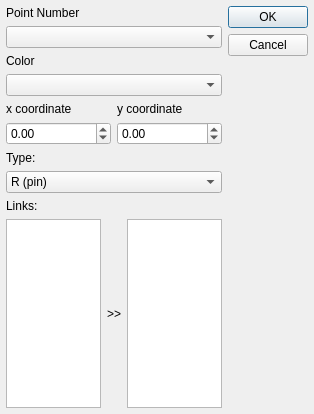
<?xml version="1.0" encoding="UTF-8"?>
<ui version="4.0">
 <class>Dialog</class>
 <widget class="QDialog" name="Dialog">
  <property name="geometry">
   <rect>
    <x>0</x>
    <y>0</y>
    <width>314</width>
    <height>414</height>
   </rect>
  </property>
  <property name="minimumSize">
   <size>
    <width>314</width>
    <height>414</height>
   </size>
  </property>
  <property name="maximumSize">
   <size>
    <width>314</width>
    <height>414</height>
   </size>
  </property>
  <property name="windowTitle">
   <string>Point</string>
  </property>
  <property name="windowIcon">
   <iconset resource="../../icons.qrc">
    <normaloff>:/icons/bearing.png</normaloff>:/icons/bearing.png</iconset>
  </property>
  <property name="modal">
   <bool>true</bool>
  </property>
  <layout class="QHBoxLayout" name="horizontalLayout_2">
   <property name="leftMargin">
    <number>6</number>
   </property>
   <property name="topMargin">
    <number>6</number>
   </property>
   <property name="rightMargin">
    <number>6</number>
   </property>
   <property name="bottomMargin">
    <number>6</number>
   </property>
   <item>
    <layout class="QVBoxLayout" name="verticalLayout">
     <item>
      <widget class="QLabel" name="name_label">
       <property name="text">
        <string>Point Number</string>
       </property>
       <property name="alignment">
        <set>Qt::AlignLeading|Qt::AlignLeft|Qt::AlignTop</set>
       </property>
      </widget>
     </item>
     <item>
      <widget class="QComboBox" name="Point"/>
     </item>
     <item>
      <widget class="QLabel" name="color_label">
       <property name="text">
        <string>Color</string>
       </property>
       <property name="alignment">
        <set>Qt::AlignLeading|Qt::AlignLeft|Qt::AlignTop</set>
       </property>
      </widget>
     </item>
     <item>
      <widget class="QComboBox" name="Color"/>
     </item>
     <item>
      <layout class="QGridLayout" name="gridLayout">
       <item row="0" column="0">
        <widget class="QLabel" name="label">
         <property name="text">
          <string>x coordinate</string>
         </property>
        </widget>
       </item>
       <item row="0" column="1">
        <widget class="QLabel" name="label_2">
         <property name="text">
          <string>y coordinate</string>
         </property>
        </widget>
       </item>
       <item row="1" column="0">
        <widget class="QDoubleSpinBox" name="X_coordinate">
         <property name="minimum">
          <double>-999999.000000000000000</double>
         </property>
         <property name="maximum">
          <double>999999.000000000000000</double>
         </property>
        </widget>
       </item>
       <item row="1" column="1">
        <widget class="QDoubleSpinBox" name="Y_coordinate">
         <property name="minimum">
          <double>-999999.000000000000000</double>
         </property>
         <property name="maximum">
          <double>999999.000000000000000</double>
         </property>
        </widget>
       </item>
      </layout>
     </item>
     <item>
      <widget class="QLabel" name="type_label">
       <property name="text">
        <string>Type:</string>
       </property>
      </widget>
     </item>
     <item>
      <widget class="QComboBox" name="Type">
       <item>
        <property name="text">
         <string>R (pin)</string>
        </property>
       </item>
       <item>
        <property name="text">
         <string>P (slider block)</string>
        </property>
       </item>
       <item>
        <property name="text">
         <string>RP (pin in slot)</string>
        </property>
       </item>
      </widget>
     </item>
     <item>
      <widget class="QLabel" name="label_3">
       <property name="text">
        <string>Links:</string>
       </property>
      </widget>
     </item>
     <item>
      <layout class="QHBoxLayout" name="horizontalLayout">
       <item>
        <widget class="QListWidget" name="noSelected">
         <property name="dragEnabled">
          <bool>true</bool>
         </property>
         <property name="dragDropMode">
          <enum>QAbstractItemView::DragDrop</enum>
         </property>
         <property name="defaultDropAction">
          <enum>Qt::MoveAction</enum>
         </property>
        </widget>
       </item>
       <item>
        <widget class="QLabel" name="label_4">
         <property name="text">
          <string>&gt;&gt;</string>
         </property>
        </widget>
       </item>
       <item>
        <widget class="QListWidget" name="selected">
         <property name="dragEnabled">
          <bool>true</bool>
         </property>
         <property name="dragDropMode">
          <enum>QAbstractItemView::DragDrop</enum>
         </property>
         <property name="defaultDropAction">
          <enum>Qt::MoveAction</enum>
         </property>
        </widget>
       </item>
      </layout>
     </item>
    </layout>
   </item>
   <item>
    <layout class="QVBoxLayout" name="verticalLayout_2">
     <item>
      <widget class="QDialogButtonBox" name="buttonBox">
       <property name="sizePolicy">
        <sizepolicy hsizetype="Fixed" vsizetype="Fixed">
         <horstretch>0</horstretch>
         <verstretch>0</verstretch>
        </sizepolicy>
       </property>
       <property name="orientation">
        <enum>Qt::Vertical</enum>
       </property>
       <property name="standardButtons">
        <set>QDialogButtonBox::Cancel|QDialogButtonBox::Ok</set>
       </property>
      </widget>
     </item>
     <item>
      <spacer name="verticalSpacer">
       <property name="orientation">
        <enum>Qt::Vertical</enum>
       </property>
       <property name="sizeHint" stdset="0">
        <size>
         <width>20</width>
         <height>40</height>
        </size>
       </property>
      </spacer>
     </item>
    </layout>
   </item>
  </layout>
 </widget>
 <resources>
  <include location="../../icons.qrc"/>
 </resources>
 <connections>
  <connection>
   <sender>buttonBox</sender>
   <signal>accepted()</signal>
   <receiver>Dialog</receiver>
   <slot>accept()</slot>
   <hints>
    <hint type="sourcelabel">
     <x>248</x>
     <y>254</y>
    </hint>
    <hint type="destinationlabel">
     <x>157</x>
     <y>274</y>
    </hint>
   </hints>
  </connection>
  <connection>
   <sender>buttonBox</sender>
   <signal>rejected()</signal>
   <receiver>Dialog</receiver>
   <slot>reject()</slot>
   <hints>
    <hint type="sourcelabel">
     <x>316</x>
     <y>260</y>
    </hint>
    <hint type="destinationlabel">
     <x>286</x>
     <y>274</y>
    </hint>
   </hints>
  </connection>
 </connections>
</ui>
